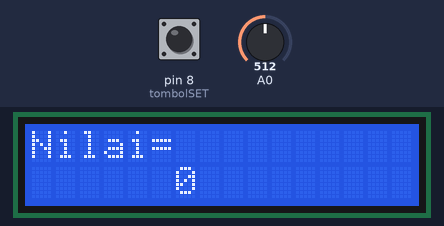
Recording of a sketch running on a simulated Arduino Uno, built with avr-gcc and run on an emulated ATmega328P. Parts: 16×2 character LCD. The inputs (shaded band) are chosen by the test bench; at power-on: pin 8 (tombolSET) HIGH, A0 = 512.

Above: at 2.2 s.
2.3 s: pin 8 (tombolSET) pulled LOW for 1 s
At 4.5 s:
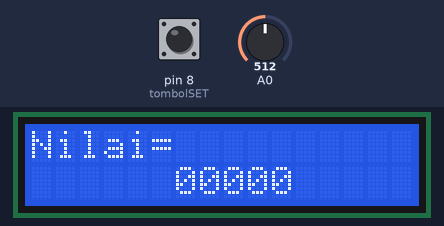
4.8 s: A0 set to 240
At 6.0 s:
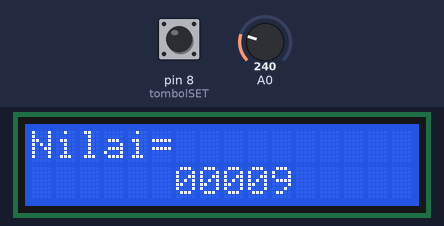
6.3 s: pin 8 (tombolSET) pulled LOW for 0.15 s
At 7.7 s:
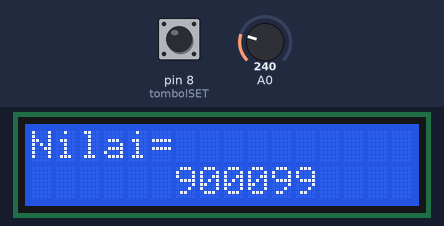
8.1 s: A0 set to 165
At 9.1 s:
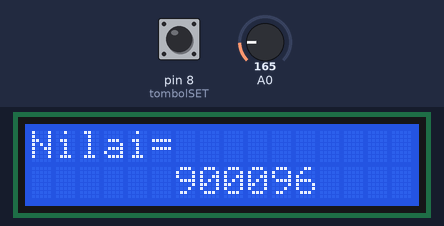
9.6 s: A0 set to 185
At 10.4 s:
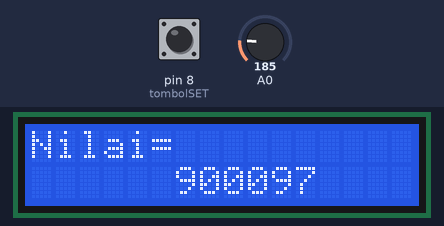
Timing chart, 0 to 12.1 s (numbered marks = the images above; inputs shaded):
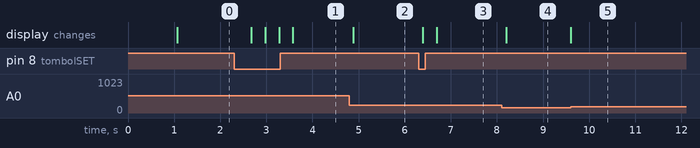

Measured:
- after the input at 2.3 s, the display: first changes after 0.38 s (image 1 shows a later state)
- after the input at 4.8 s, the display: changes after 0.08 s (image 2)
- after the input at 6.3 s, the display: first changes after 0.09 s (image 3 shows a later state)
- after the input at 8.1 s, the display: changes after 0.10 s (image 4)
- after the input at 9.6 s, the display: changes at once (image 5)

The sketch:

30-Seting-Nilai-Tanpa-Keypad.ino
```cpp
#define tombolSET 8
#include <LiquidCrystal.h>
LiquidCrystal lcd(2, 3, 4, 5, 6, 7);
int adc,nilai, pos, setpoint;

void setup()
{
  pinMode(8,LOW);
  digitalWrite(8, HIGH);
  lcd.begin(16, 2);
  lcd.print("Seting Nilai");
  lcd.setCursor(0,1);
  lcd.print("Tanpa Keypad");
  delay(1000);
  lcd.clear();
  lcd.print("Nilai=");

}

void loop()
{
  adc = analogRead(0);
  if(adc<25) nilai=0;
  else if(adc<50) nilai=1;
  else if(adc<75) nilai=2;
  else if(adc<100) nilai=3;
  else if(adc<125) nilai=4;
  else if(adc<150) nilai=5;
  else if(adc<175) nilai=6;
  else if(adc<200) nilai=7;
  else if(adc<225) nilai=8;
  else if(adc<250) nilai=9;
 // lcd_gotoxy (6+pos,1);
  lcd.setCursor(6+pos,1);
  lcd.print(nilai);

  if(digitalRead(tombolSET)==LOW){
          setpoint=setpoint*10+nilai;
          lcd.setCursor(6,1);
          lcd.print(setpoint);
          pos++;
          delay(200);
     }
  delay(100);
}
```
